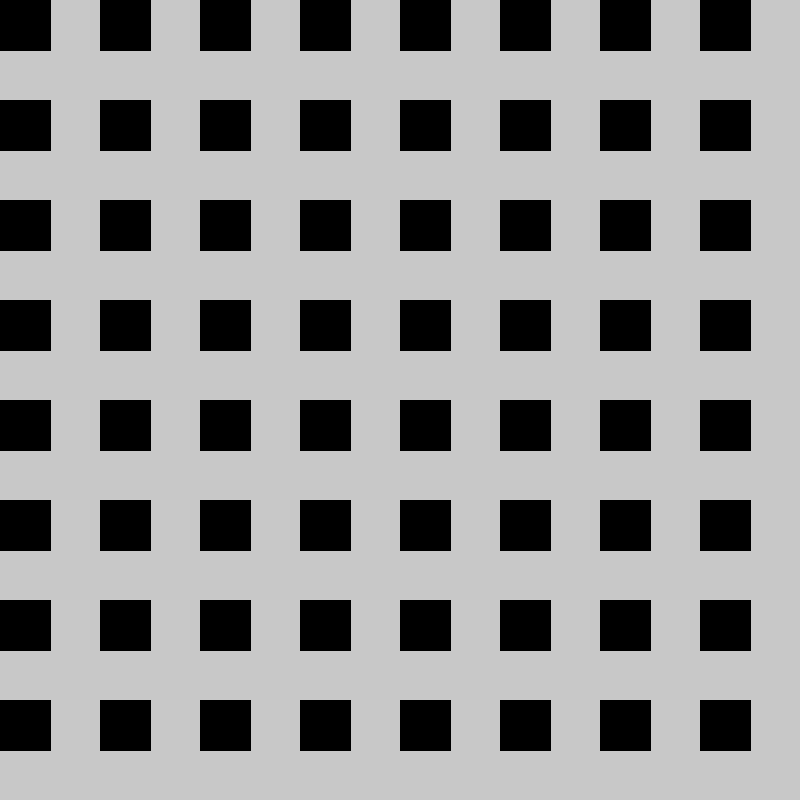
Frame 1 (no input)
Frame 60 (the mouse pressed at the canvas centre just before this capture): identical to frame 1, image omitted
Frame 120 (the mouse held since frame 60 and released just before this capture): identical to frame 1, image omitted

The Processing sketch that drew this single still picture (run headless with seeded random() and noise(); from frame 60 on, the mouse is pressed at the canvas centre):

// Processing sketch: sketch_180307c
// ── sketch_180307c.pde
color checkStates(float bx, float by, float w, float h) {
  //color buttonColor;
  int result;
  if (mouseX > bx && mouseX < bx+w &&
    mouseY > by && mouseY < by+h) {//hover
    //buttonColor = color(255, 0, 0);
    result=1;
    if (mousePressed) {//click
      //buttonColor = color(random(255), random(255), random(255));
      result=2;
    }
  } else {
    //buttonColor = color(100);
    result=0;
  }
  return result;
}






color buttonColor;
//int bx=100;
//int by=100;
int w=50;
int h=50;

void setup() {
  //background(#E6E6FA);
  size(800, 800);
  //fullScreen();
}

void draw() {
  background(200);
  for (int by = 0; by<height; by+=2*h) {
    for (int bx=0; bx<width; bx +=2*w) {
   int rs=int(random(5));


      int state= checkStates(bx, by, w+rs, h+rs);
      println(state);

      if (state==0)buttonColor=color(0);
      if (state==1)buttonColor=color(255);
      if (state==2)buttonColor=color(random(255), random(255), random(255));
      fill(buttonColor);
      rect(bx, by, w, h);
    }
  }
}
